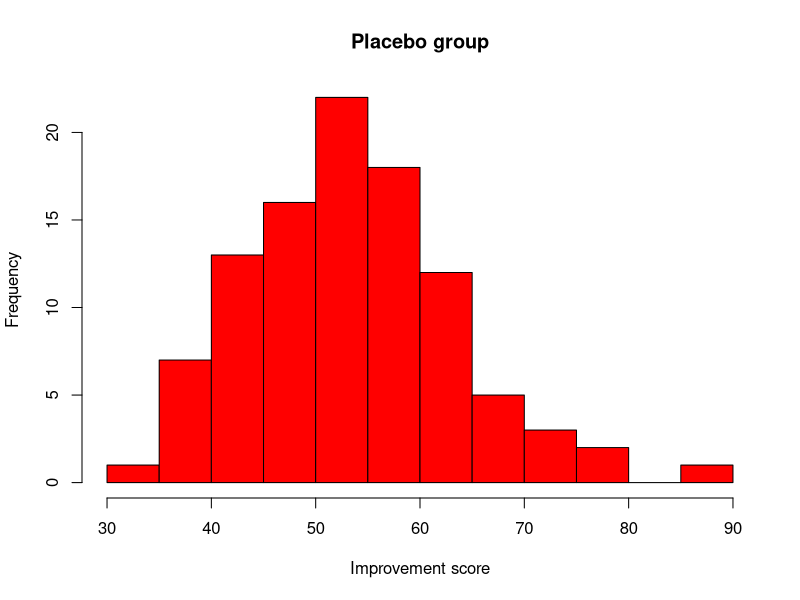
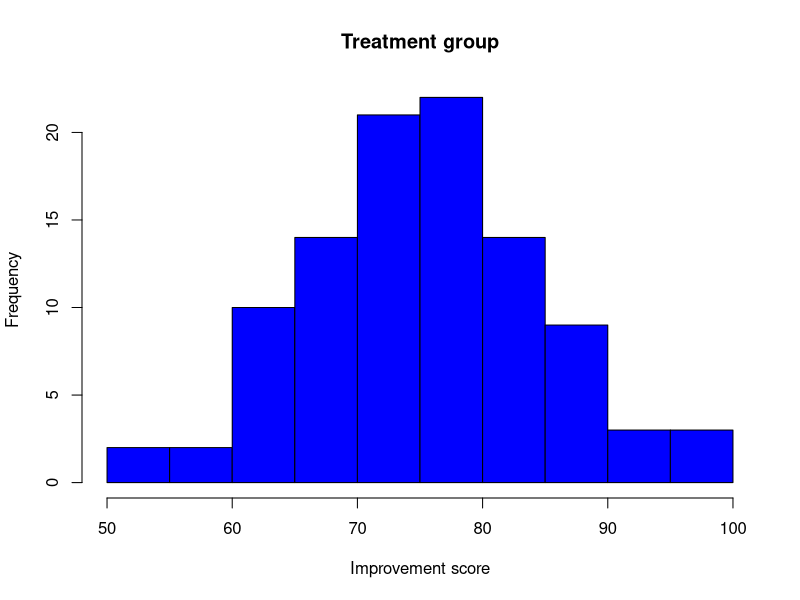
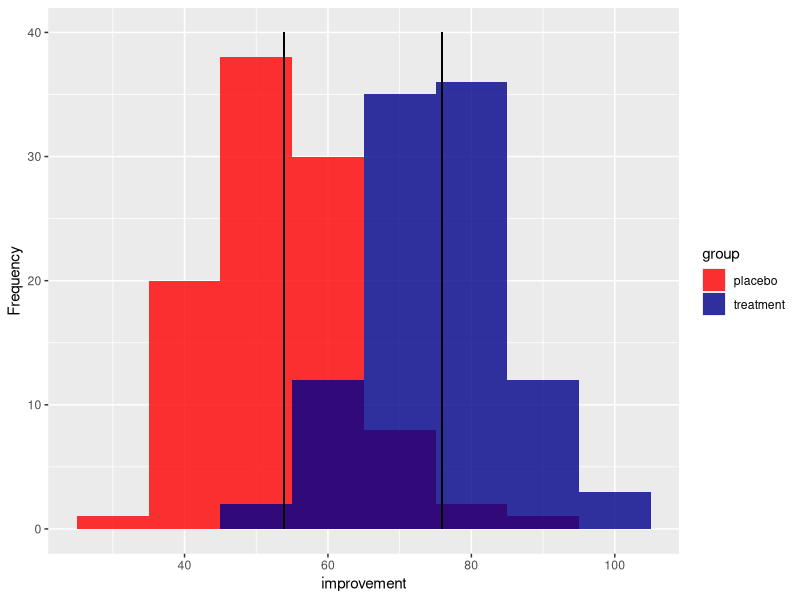
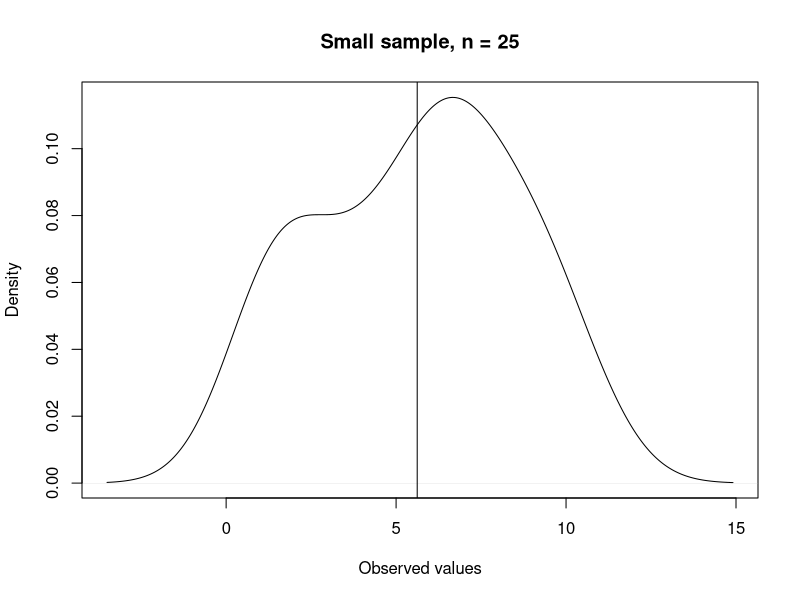
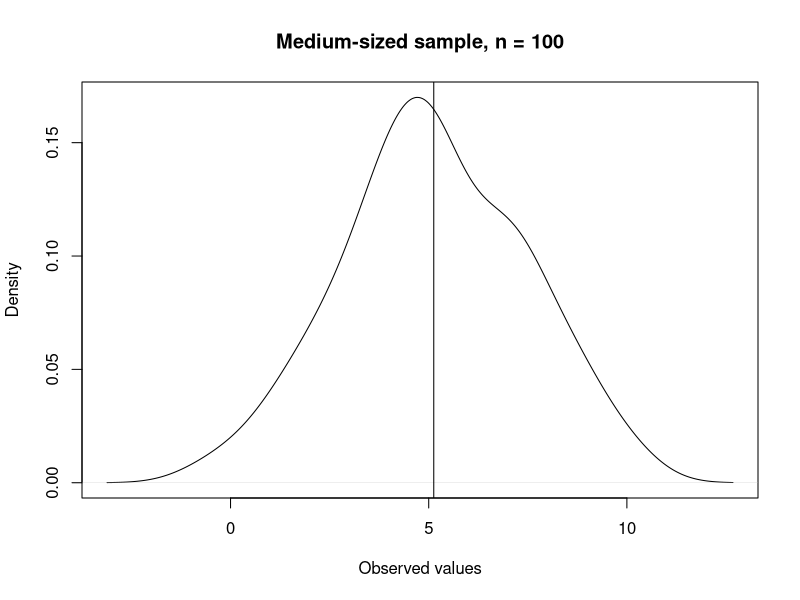
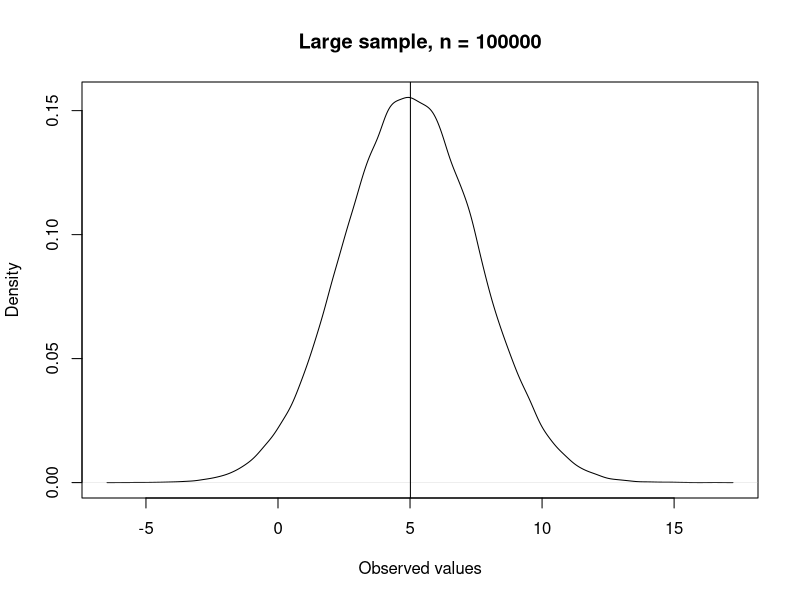

Source code (R) for these figures, in order:
## ---- chunk 1
set.seed(123)
rct_data = data.frame('group' = rep(c('treatment', 'placebo'), each = 100))
a = round(rnorm(100, 75, 10))
b = round(rnorm(100, 55, 10))
rct_data$improvement = c(a, b)
## ---- chunk 2
tapply(rct_data$improvement, rct_data$group, mean)
## ---- chunk 3
tapply(rct_data$improvement, rct_data$group, sd)
## ---- chunk 4
hist(rct_data$improvement[rct_data$group == 'placebo']
     , col = 'red'
     , main = 'Placebo group'
     , xlab = 'Improvement score')
## ---- chunk 5
hist(rct_data$improvement[rct_data$group == 'treatment']
     , col = 'blue'
     , main = 'Treatment group'
     , xlab = 'Improvement score')
## ---- chunk 6
library(ggplot2)
ggplot(rct_data, aes(improvement, fill = group)) + 
   geom_histogram(alpha = 0.8,  position = 'identity', binwidth = 10) +
  scale_fill_manual(values=c("red", "darkblue")) +
  labs(y = "Frequency") +
  geom_segment(aes(x = mean(rct_data$improvement[rct_data$group == 'placebo']), y = 0, xend = mean(rct_data$improvement[rct_data$group == 'placebo']), yend = 40)) +
  geom_segment(aes(x = mean(rct_data$improvement[rct_data$group == 'treatment']), y = 0, xend = mean(rct_data$improvement[rct_data$group == 'treatment']), yend = 40))
## ---- chunk 7
set.seed(456)
small_group = rnorm(25, 5, 2.5)
medium_group = rnorm(100, 5, 2.5)
large_group = rnorm(100000, 5, 2.5)
## ---- chunk 8
{plot(density(small_group), main = 'Small sample, n = 25', xlab='Observed values')
abline(v = mean(small_group))}
## ---- chunk 9
{plot(density(medium_group), main = 'Medium-sized sample, n = 100', xlab='Observed values')
abline(v = mean(medium_group))}
## ---- chunk 10
{plot(density(large_group), main = 'Large sample, n = 100000', xlab='Observed values')
abline(v = mean(large_group))}
## ---- chunk 11
mean(small_group)
## ---- chunk 12
mean(medium_group)
## ---- chunk 13
mean(large_group)
## ---- chunk 14
#small sample size
sd(small_group)/sqrt(25)
## ---- chunk 15
#small sample size
sd(medium_group)/sqrt(100)
## ---- chunk 16
#small sample size
sd(large_group)/sqrt(100000)
## ---- chunk 17
tabl <- "  # Mean, standard error and confidence intervals
| Sample size | Mean | Standard error | Confidence interval |
|-------------|:------:|---------:| ------------:|
| 25      | 5.62 | 0.59 | |
| 100      | 5.13 | 0.23 | |
| 100000 | 5.01 | 0.01 | |
"
cat(tabl) # output the table in a format good for HTML/PDF/docx conversion
